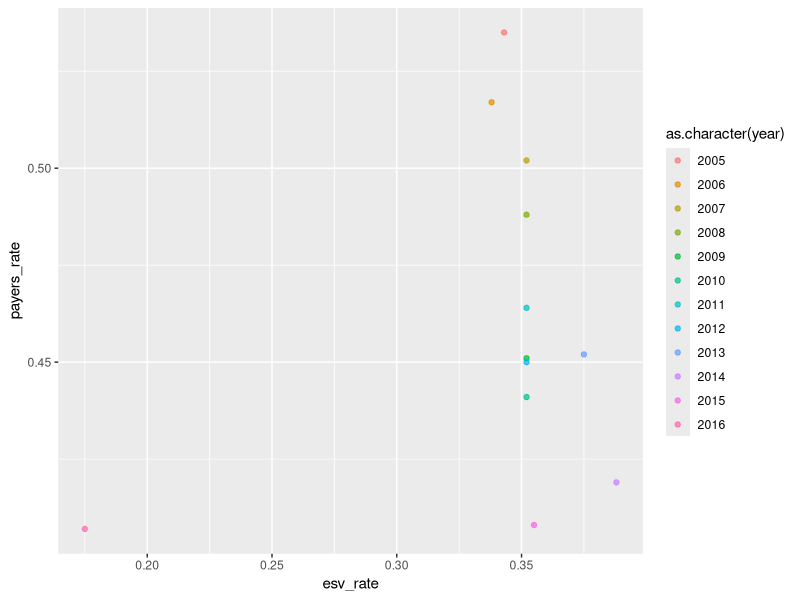

This figure's R source:
library(ggplot2)
library(dplyr)

data <- read.csv('process/csv/history.csv')


ggplot(data, aes(x=esv_rate, y=payers_rate, color=as.character(year))) +
  geom_point(alpha=.7)

